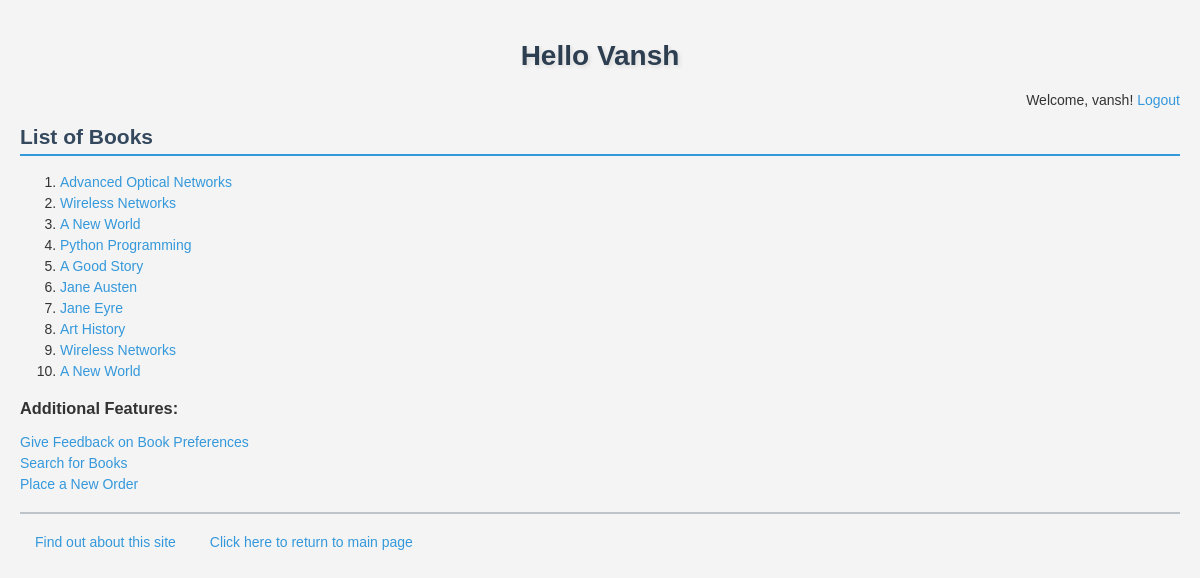
The page /mywebsite/ (signed in) on the database its author committed.
### mywebsite/models.py (models this page shows, shortened)
class Book(models.Model):
    CATEGORY_CHOICES = [
        ('S', 'Science&Tech'),
        ('F', 'Fiction'),
        ('B', 'Biography'),
        ('T', 'Travel'),
        ('O', 'Other')
    ]
    title = models.CharField(max_length=200)
    category = models.CharField(max_length=1, choices=CATEGORY_CHOICES, default='S')
    num_pages = models.PositiveIntegerField(default=100)
    price = models.DecimalField(max_digits=10, decimal_places=2)
    publisher = models.ForeignKey(Publisher, related_name='books', on_delete=models.CASCADE)
    description = models.TextField(blank=True)  # New optional field added

### mywebsite/views.py (the view)
# urls.py: path('', views.index, name='index'),
def index(request):
    booklist = Book.objects.all().order_by('id')[:10]
    return render(request, 'mywebsite/index.html', {'booklist': booklist})

### mywebsite/templates/mywebsite/index.html
{% extends 'mywebsite/base.html' %}
{% block myhdg %}Hello Vansh {% endblock %}
{% block body_block %}
    {% if booklist %}
        <h2>List of Books</h2>
        <ol>
            {% for book in booklist %}
                <li><a href="{% url 'mywebsite:detail' book.id %}">{{ book.title }}</a></li>
            {% endfor %}
        </ol>
    {% else %}
        <strong>There are no available books!</strong>
    {% endif %}
    <div style="margin-top: 20px;">
        <h3>Additional Features:</h3>
        <ul>
            <li><a href="{% url 'mywebsite:feedback' %}">Give Feedback on Book Preferences</a></li>
            <li><a href="{% url 'mywebsite:findbooks' %}">Search for Books</a></li>
            <li><a href="{% url 'mywebsite:place_order' %}">Place a New Order</a></li>
        </ul>
    </div>
{% endblock %}

### mywebsite/templates/mywebsite/base.html (shortened to what this page needs)
<!DOCTYPE html>
{% load static %}
<html>
<head>
    <link rel="stylesheet" type="text/css" href="{% static 'mywebsite/style.css' %}" />
</head>
<body>
    <div>
        <h1>{% block myhdg %}Hello User {% endblock %}</h1>
        <div style="text-align: right; margin-bottom: 10px;">
            {% if user.is_authenticated %}
                <span>Welcome, {{ user.username }}!</span>
                <a href="{% url 'mywebsite:user_logout' %}">Logout</a>
            {% else %}
                <a href="{% url 'mywebsite:user_login' %}">Login</a>
            {% endif %}
        </div>
        {% block body_block %}*** {% endblock %}
    </div>
    <hr />
    <div>
        <ul>
            <li class="hbar1"><a href="/mywebsite/about/">Find out about this site</a></li>
            <li class="hbar1"><a href="{% url 'mywebsite:index' %}">Click here to return to main page</a><br/></li>
        </ul>
    </div>
</body>
</html>

### mywebsite/static/mywebsite/style.css (style rules this page uses)
body { background-color: #f4f4f4; color: #333; font-family: Arial, sans-serif; font-size: 14px; margin: 0; padding: 20px; }
h1 { color: #2c3e50; font-size: 28px; font-style: normal; font-weight: bold; text-align: center; margin: 20px 0; text-shadow: 2px 2px 4px rgba(0,0,0,0.1); }
.hbar1 { display: inline; margin: 15px; }
h2 { color: #34495e; border-bottom: 2px solid #3498db; padding-bottom: 5px; }
a { color: #3498db; text-decoration: none; }
ul { list-style-type: none; padding: 0; }
li { margin: 5px 0; }
hr { border: none; height: 2px; background-color: #bdc3c7; margin: 20px 0; }

### rows shown on the page
Book: title "Advanced Optical Networks"
Book: title "Wireless Networks"
Book: title "A New World"
Book: title "Python Programming"
Book: title "A Good Story"
Book: title "Jane Austen"
Book: title "Jane Eyre"
Book: title "Art History"
Book: title "Wireless Networks"
Book: title "A New World"

### other values the page prints
{{ user.username }} "vansh"
